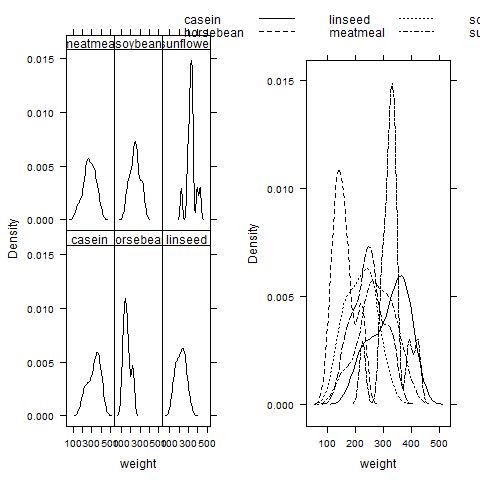

Recreate this plot in R.
# make sure the package is installed
# install.packages("lattice")
require(lattice)

# Conditional density plots for chickwts dataset
# Chicken weights are plotted conditioned on their food.
denweight=densityplot(~ weight | feed,
                      data        = chickwts,
                      plot.points = F,
                      scales      = list(alternating=1),
                      ylab        = "Density")

# Grouped superposed density plots(chickwts)
denweight2=densityplot(~ weight, data=chickwts, groups = feed, 
                       plot.points = F, auto.key = list(columns = 3), ylab="Density")
graphics.off()
# Black and white settings

lattice.options(default.theme = modifyList(standard.theme(color = FALSE), 
                                           list(strip.background = list(col = "transparent"))))

# displaying more than one graph at once
print(denweight, position = c(0,0,1,1), split=c(1,1,2,1), more=TRUE)  # Feed as conditional variable
print(denweight2, position = c(0,0,1,1), split=c(2,1,2,1), more=TRUE) # Feed as grouped variable

# to set the color scheme to default
detach("package:lattice", unload=TRUE)
require(lattice)
